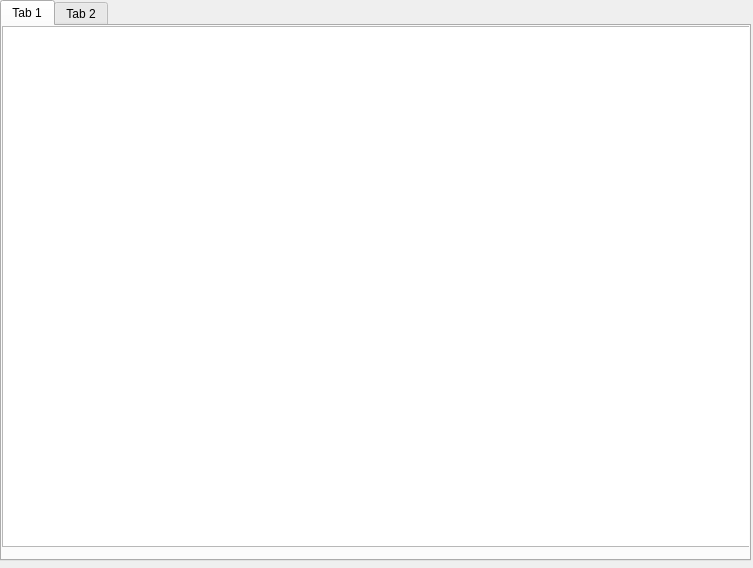
<?xml version="1.0" encoding="UTF-8"?>
<ui version="4.0">
 <class>Dialog</class>
 <widget class="QDialog" name="Dialog">
  <property name="geometry">
   <rect>
    <x>0</x>
    <y>0</y>
    <width>753</width>
    <height>568</height>
   </rect>
  </property>
  <property name="windowTitle">
   <string>Dialog</string>
  </property>
  <widget class="QTabWidget" name="tabWidget">
   <property name="geometry">
    <rect>
     <x>0</x>
     <y>0</y>
     <width>751</width>
     <height>561</height>
    </rect>
   </property>
   <property name="currentIndex">
    <number>0</number>
   </property>
   <widget class="QWidget" name="tab">
    <attribute name="title">
     <string>Tab 1</string>
    </attribute>
    <widget class="QChartView" name="voltageChartView">
     <property name="geometry">
      <rect>
       <x>0</x>
       <y>0</y>
       <width>751</width>
       <height>521</height>
      </rect>
     </property>
     <property name="renderHints">
      <set>QPainter::Antialiasing|QPainter::TextAntialiasing</set>
     </property>
    </widget>
   </widget>
   <widget class="QWidget" name="tab_2">
    <attribute name="title">
     <string>Tab 2</string>
    </attribute>
    <widget class="QChartView" name="currentChartView">
     <property name="geometry">
      <rect>
       <x>0</x>
       <y>0</y>
       <width>751</width>
       <height>521</height>
      </rect>
     </property>
     <property name="renderHints">
      <set>QPainter::Antialiasing|QPainter::TextAntialiasing</set>
     </property>
    </widget>
   </widget>
  </widget>
 </widget>
 <customwidgets>
  <customwidget>
   <class>QChartView</class>
   <extends>QGraphicsView</extends>
   <header location="global">QtCharts</header>
  </customwidget>
 </customwidgets>
 <resources/>
 <connections/>
</ui>
